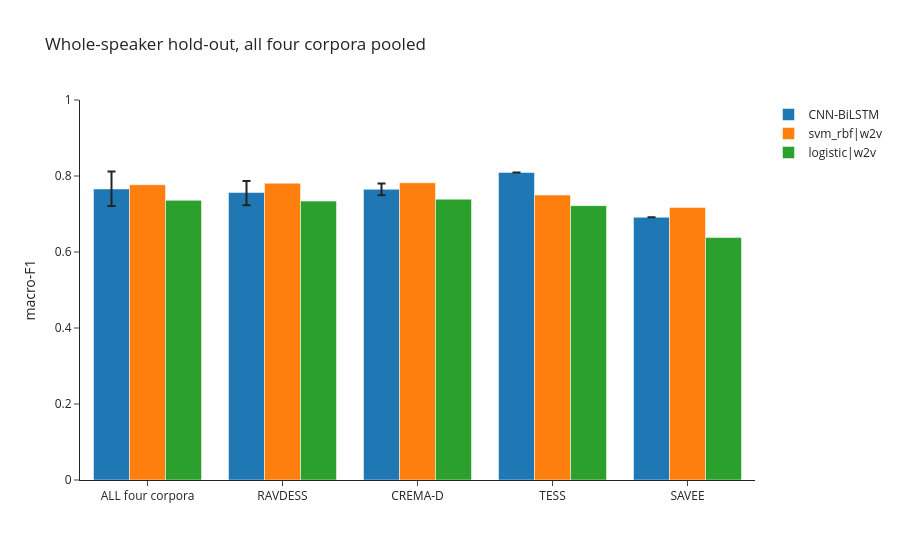

This figure's notebook cell:
### Code cell
ref = pd.read_csv("reference/summary_partC.csv").set_index("model")
sets = list(res["set"])
fig = go.Figure()
fig.add_bar(name="CNN-BiLSTM", x=sets, y=res["macro_f1_mean_of_seeds"],
            error_y=dict(type="data", symmetric=False, array=(res.hi - res.macro_f1_mean_of_seeds).fillna(0),
                         arrayminus=(res.macro_f1_mean_of_seeds - res.lo).fillna(0)))
for m in ("svm_rbf|w2v", "logistic|w2v"):
    fig.add_bar(name=m, x=sets, y=[ref.loc[m, s] if s in ref.columns else np.nan for s in sets])
fig.update_layout(barmode="group", yaxis_title="macro-F1", yaxis_range=[0, 1], template="simple_white",
                  title="Whole-speaker hold-out, all four corpora pooled")
fig.show()

### Figure 1 — Plotly figure (JSON) as saved in the notebook; plotly's stock layout.template omitted (floating-point values rounded to 4 significant figures)
{"data": [{"error_y": {"array": [0.04574, 0.03038, 0.0154, 0, 0], "arrayminus": [0.04493, 0.03319, 0.01542, 0, 0], "symmetric": false, "type": "data"}, "name": "CNN-BiLSTM", "type": "bar", "x": ["ALL four corpora", "RAVDESS", "CREMA-D", "TESS", "SAVEE"], "y": [0.7658, 0.7565, 0.765, 0.8094, 0.6913]}, {"name": "svm_rbf|w2v", "type": "bar", "x": ["ALL four corpora", "RAVDESS", "CREMA-D", "TESS", "SAVEE"], "y": [0.777, 0.781, 0.782, 0.75, 0.717]}, {"name": "logistic|w2v", "type": "bar", "x": ["ALL four corpora", "RAVDESS", "CREMA-D", "TESS", "SAVEE"], "y": [0.736, 0.734, 0.739, 0.722, 0.638]}], "layout": {"barmode": "group", "title": {"text": "Whole-speaker hold-out, all four corpora pooled"}, "yaxis": {"range": [0, 1], "title": {"text": "macro-F1"}}}}
